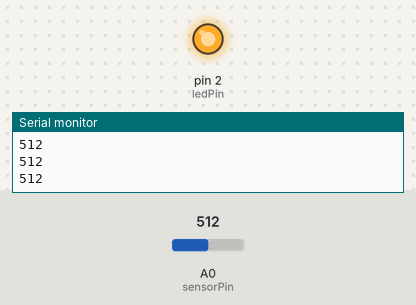
Recording of a sketch running on a simulated Arduino Uno, built with avr-gcc and run on an emulated ATmega328P. On the bench: output pins drawn as LEDs (lit = HIGH), the last lines printed to the serial monitor. The test bench sets the inputs (shaded band); at power-on: A0 (sensorPin) = 512.

Above: at 1.2 s.
1.3 s: A0 (sensorPin) set to 687
2.8 s: A0 (sensorPin) set to 714
At 3.4 s:
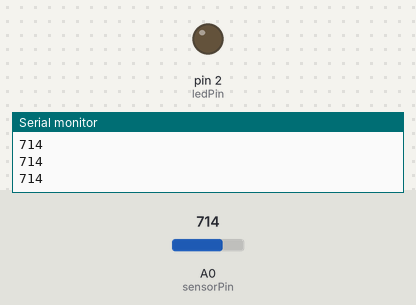
4.3 s: A0 (sensorPin) set to 690
At 5.5 s:
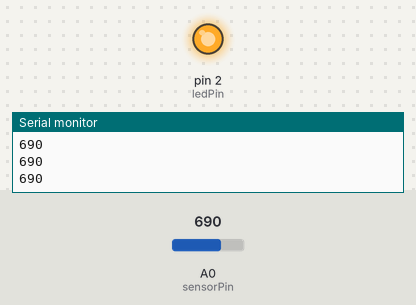
5.8 s: A0 (sensorPin) set to 710
At 6.8 s:
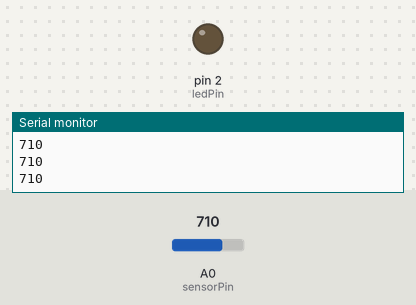
Timing chart, 0 to 8.3 s (numbered marks = the images above; inputs shaded):
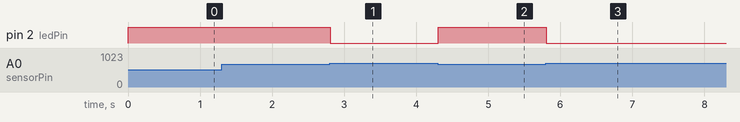

Measured:
- the behaviour switches between 700 and 701 on A0 (sensorPin) (found by bisection; images 0 and 1)
- after the input at 2.8 s, pin 2 (ledPin): HIGH → LOW at once
- after the input at 4.3 s, pin 2 (ledPin): LOW → HIGH at once
- after the input at 5.8 s, pin 2 (ledPin): HIGH → LOW at once

The sketch:

Arduino_LIghtSensor.ino
```cpp
int sensorPin = A0;
int ledPin = 2;

void setup()
{
  Serial.begin(9600);
  pinMode(sensorPin, INPUT);
  pinMode(ledPin, OUTPUT);
}

void loop()
{
  int lightLevel = analogRead(sensorPin);
  Serial.print(lightLevel);
  Serial.print("\n");

  // dark
  if(lightLevel <=700)
  {
    digitalWrite(ledPin, HIGH);
  }
  //. bright
  else
  {
    digitalWrite(ledPin, LOW);
  }

}
```
